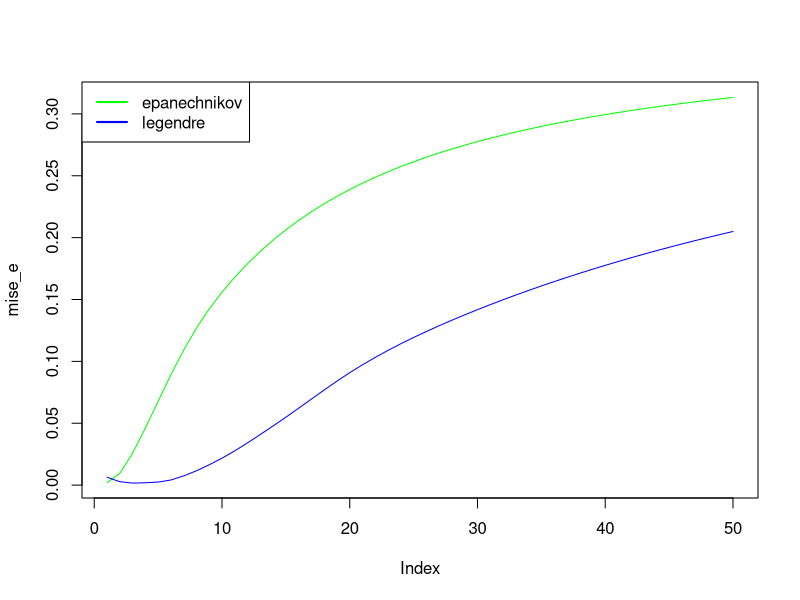

The R source for this figure:
library("pracma")

# sample with gamma distribution
n = 1000
s = rgamma(n, 3, 4)


# x_k
M = 200
x = seq(from=0.01, to=2,length=M)
p <- function(x){
  dgamma(x, 3, 4)
}


legendre_kernel <- function(x){
  (1/2 - 5/8 * (3*x^2 - 1)) * (x < 1) * (x > -1)
}


bandwidth = seq(from=0.1, to=5, by=0.1)
mise_e = vector(len=50)
mise_l = vector(len=50)

for (i in 1:50) {
  D <- density(s, bw=bandwidth[i], kernel=c("epanechnikov"), from=0, to=2)
  p_hat <- approx(D$x, D$y, xout=x)
  mise_e[i] <- mean((p(unlist(p_hat[1])) - unlist(p_hat[2]))^2)
  
  p_l = vector(len=200)
  for (j in 1:M) {
    p_l[j] <- mean(legendre_kernel((x[j] - s)/bandwidth[i]))/bandwidth[i]  
  }
  mise_l[i] <- mean((p(x) - p_l)^2)
}
plot(mise_e, type="l",col="green")
lines(mise_l, type="l",col="blue")

legend(x = "topleft", legend = c("epanechnikov", "legendre"), col = c("green", "blue"), lwd = 2) 

